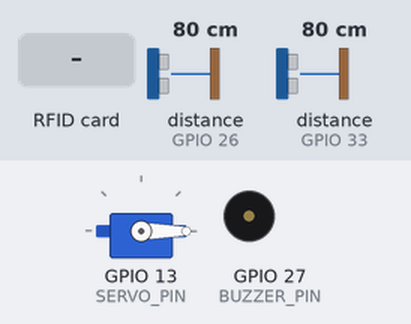
Simulated run of this sketch. Board: ESP32. Shown: servo, buzzer (waves = sounding, pin HIGH). Wiring (inferred from the names in the program): 2 × ultrasonic range finder: trigger GPIO 25, echo GPIO 26 / trigger GPIO 32, echo GPIO 33. The inputs (shaded band) are chosen by the test bench; at power-on: distance to the obstacle (sensors on GPIO 26, GPIO 33) 80 cm. The echo pulse lasts 58.3 µs per cm; pins used as bus, display or sensor lines are not drawn; what the sketch prints to the serial monitor is not drawn.

Above: at 1.3 s.
1.4 s: distance to the obstacle (sensor on GPIO 26) set to 2 cm
2.9 s: distance to the obstacle (sensor on GPIO 33) set to 2 cm
4.4 s: distance to the obstacle (sensor on GPIO 26) set to 18 cm
5.9 s: RFID card 5E 7A 19 C4 held to the reader
At 8.6 s:
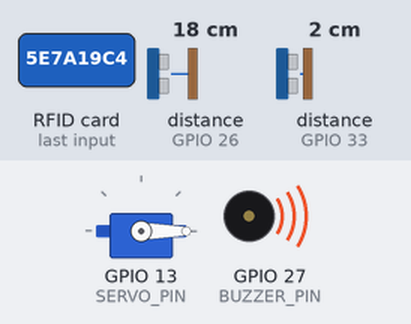
8.9 s: distance to the obstacle (sensor on GPIO 33) set to 18 cm
Timing chart, 0 to 11.9 s (numbered marks = the images above; inputs shaded):
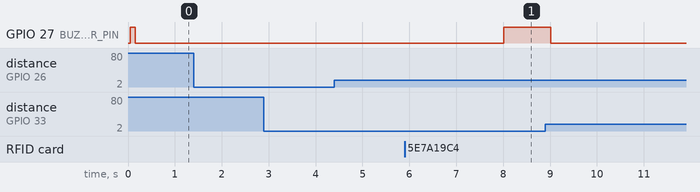

The sketch:

slave.ino
```cpp
// --- Thư viện ---
#include "SPI.h"
#include "MFRC522.h"
#include "ESP32Servo.h"
#include <string.h> // Cần cho memcpy

// --- Cấu hình UART (Giao tiếp với ESP-IN) ---
#define UART_BAUD 115200
#define RXD2 16 // Nối với TXD2 (17) của Master
#define TXD2 17 // Nối với RXD2 (16) của Master

// --- Định nghĩa gói tin UART mới ---
#define UART_COMMIT_PACKET 0xFF // Gói tin xác nhận xe đã ra
#define UART_CANCEL_PACKET 0xEE // Gói tin hủy bỏ (xe lùi/timeout)

// --- Cấu hình RC522 (Cổng Ra) ---
#define SS_PIN 5
#define RST_PIN 4
MFRC522 mfrc522(SS_PIN, RST_PIN);

// --- Cấu hình Servo (Cổng Ra) ---
#define SERVO_PIN 13
Servo barrierServo;
const int SERVO_OPEN = 90;
const int SERVO_CLOSED = 0;

// --- Cấu hình Cảm biến (Cổng Ra) ---
#define TRIG1 32 // Sensor trước barrier (S1)
#define ECHO1 33
#define TRIG2 25 // Sensor sau barrier (S2)
#define ECHO2 26

// --- Cấu hình Buzzer (Cổng Ra) ---
#define BUZZER_PIN 27

// --- Thông số ---
const int VEHICLE_THRESHOLD = 10;
const unsigned long BARRIER_TIMEOUT = 15000;
const unsigned long UART_TIMEOUT = 2000;

// --- State Machine ---
enum VehicleState {
    STATE_0_IDLE = 0,
    STATE_1_WAITING = 1,
    STATE_2_PASSING = 2,
    STATE_3_CLEARING = 3
};
VehicleState currentState = STATE_0_IDLE;
bool barrierOpen = false;
unsigned long barrierOpenTime = 0;

// --- Biến mới cho logic Commit/Cancel ---
bool exitRequestPending = false; // true nếu Master đã cho phép ra
byte lastAuthorizedUID[4] = {0, 0, 0, 0}; // Lưu UID của thẻ vừa được phép ra


// ===================================
// HÀM CHỨC NĂNG
// ===================================

void beep(int duration) {
    digitalWrite(BUZZER_PIN, HIGH);
    delay(duration);
    digitalWrite(BUZZER_PIN, LOW);
}

long getDistance(int trig, int echo) {
    digitalWrite(trig, LOW);
    delayMicroseconds(2);
    digitalWrite(trig, HIGH);
    delayMicroseconds(10);
    digitalWrite(trig, LOW);
    long duration = pulseIn(echo, HIGH, 30000);
    if (duration == 0) return 999;
    return duration / 58;
}

void openBarrier() {
    if (!barrierOpen) {
        Serial.println(">>> BARRIER OPEN (Exit) <<<");
        barrierServo.write(SERVO_OPEN);
        barrierOpen = true;
        barrierOpenTime = millis();
    }
}

void closeBarrier() {
    if (barrierOpen) {
        Serial.println("<<< BARRIER CLOSED (Exit) >>>");
        barrierServo.write(SERVO_CLOSED);
        barrierOpen = false;
        // KHÔNG reset exitRequestPending ở đây vội
    }
}

// HÀM QUAN TRỌNG NHẤT: Xử lý RFID tại Cổng Ra
void handleRFID_Exit() {
    if (mfrc522.PICC_IsNewCardPresent() && mfrc522.PICC_ReadCardSerial()) {
        byte *uid = mfrc522.uid.uidByte;
        byte size = mfrc522.uid.size;

        Serial.print("Card UID (Exit): ");
        for (byte i = 0; i < size; i++) {
            Serial.print(uid[i] < 0x10 ? " 0" : " ");
            Serial.print(uid[i], HEX);
        }
        Serial.println();

        if (currentState == STATE_1_WAITING && !exitRequestPending) {

            // ✅ XÓA BUFFER TRƯỚC KHI GỬI!
            while (Serial2.available()) {
                Serial2.read(); // Xóa dữ liệu cũ
            }
            delay(10); // Đợi một chút cho chắc

            // 1. Gửi 4 bytes UID (Yêu cầu) cho Master
            Serial.println("UART SEND (to Master): Requesting permission...");
            Serial2.write(uid, 4);
            Serial2.flush(); // ✅ Đảm bảo dữ liệu được gửi hết

            // 2. Chờ Master phản hồi (với timeout)
            unsigned long waitStart = millis();
            bool received = false;
            while (millis() - waitStart < UART_TIMEOUT) {
                if (Serial2.available()) {
                    char response = Serial2.read();
                    Serial.print("UART RECV (from Master): '");
                    Serial.print(response); Serial.println("'");

                    if (response == 'O') { // 'O' = OK
                        Serial.println("✅ ACCESS GRANTED (from Master)");
                        exitRequestPending = true;
                        memcpy(lastAuthorizedUID, uid, 4);
                        openBarrier();
                    } else if (response == 'E') { // 'E' = Error
                        Serial.println("⛔ ACCESS DENIED - Vehicle Not Inside");
                        beep(500);
                    } else if (response == 'I') { // 'I' = Invalid
                        Serial.println("⛔ ACCESS DENIED - Invalid Card");
                        beep(500);
                    }
                    received = true;
                    break;
                }
            }

            if (!received) {
                Serial.println("⛔ ERROR - Master not responding (Timeout)");
                beep(1000);
            }
        }

        mfrc522.PICC_HaltA();
        mfrc522.PCD_StopCrypto1();
        delay(300);
    }
}

VehicleState determineState(bool s1, bool s2) {
    if (!s1 && !s2) return STATE_0_IDLE;
    if (s1 && !s2) return STATE_1_WAITING;
    if (s1 && s2) return STATE_2_PASSING;
    if (!s1 && s2) return STATE_3_CLEARING;
    return STATE_0_IDLE; // Fallback
}

void handleStateTransition(VehicleState newState) {
    if (newState == currentState) return;

    Serial.print("State transition (Exit): ");
    Serial.print(currentState);
    Serial.print(" -> ");
    Serial.println(newState);

    VehicleState oldState = currentState;
    currentState = newState;

    switch (newState) {
        case STATE_0_IDLE:
            if (oldState == STATE_3_CLEARING) {
                // Xe đã ra thành công
                Serial.println("✓ Vehicle exited successfully (Exit)");
                if (exitRequestPending) {
                    // Gửi gói tin COMMIT (0xFF)
                    Serial.println("UART SEND (to Master): COMMIT packet (0xFF)");
                    Serial2.write(UART_COMMIT_PACKET);
                    Serial2.write(lastAuthorizedUID, 4);
                    exitRequestPending = false; // Hoàn thành giao dịch
                }
            } else if (oldState == STATE_1_WAITING) {
                // Xe lùi ra
                Serial.println("⚠️ Vehicle reversed - Exit cancelled");
                if (exitRequestPending) {
                    // Gửi gói tin CANCEL (0xEE)
                    Serial.println("UART SEND (to Master): CANCEL packet (0xEE)");
                    Serial2.write(UART_CANCEL_PACKET);
                    Serial2.write(lastAuthorizedUID, 4);
                    exitRequestPending = false; // Hủy giao dịch
                }
            }
            closeBarrier();
            break;

        case STATE_1_WAITING:
            Serial.println("Vehicle waiting at exit - Please scan card");
            break;

        case STATE_2_PASSING:
            Serial.println("Vehicle passing through exit barrier");
            break;

        case STATE_3_CLEARING:
            Serial.println("Vehicle clearing the exit gate");
            break;
    }
}

// ===================================
// SETUP & LOOP
// ===================================

void setup() {
    Serial.begin(115200);

    Serial2.begin(UART_BAUD, SERIAL_8N1, RXD2, TXD2);
    Serial.println("\n=== Exit Gate System (SLAVE - FIXED) ===");

    SPI.begin(18, 19, 23, SS_PIN);
    mfrc522.PCD_Init();
    Serial.println("RFID OK");

    pinMode(TRIG1, OUTPUT);
    pinMode(ECHO1, INPUT);
    pinMode(TRIG2, OUTPUT);
    pinMode(ECHO2, INPUT);
    Serial.println("Sensors OK");

    barrierServo.attach(SERVO_PIN);
    barrierServo.write(SERVO_CLOSED);
    Serial.println("Servo OK");

    pinMode(BUZZER_PIN, OUTPUT);
    digitalWrite(BUZZER_PIN, LOW);
    beep(100);
    Serial.println("Buzzer OK");

    Serial.println("System ready - Waiting for vehicles...");
}

void loop() {
    // 1. Đọc cảm biến (Cổng Ra)
    long dist1 = getDistance(TRIG1, ECHO1);
    long dist2 = getDistance(TRIG2, ECHO2);
    bool s1 = (dist1 < VEHICLE_THRESHOLD);
    bool s2 = (dist2 < VEHICLE_THRESHOLD);

    // 2. Cập nhật State Machine (Cổng Ra)
    VehicleState newState = determineState(s1, s2);
    handleStateTransition( newState);

    // 3. Xử lý RFID (Cổng Ra)
    if (currentState == STATE_1_WAITING) {
        handleRFID_Exit();
    }

    // 4. Xử lý Timeout (Cổng ra)
    if (barrierOpen && (millis() - barrierOpenTime > BARRIER_TIMEOUT)) {
        if (currentState == STATE_0_IDLE || currentState == STATE_1_WAITING) {
            Serial.println("⏱️ Barrier timeout (Exit) - Closing for safety");

            if (exitRequestPending) {
                // Xe không đi qua -> Gửi gói tin CANCEL (0xEE)
                Serial.println("UART SEND (to Master): CANCEL packet (0xEE) - Timeout");
                Serial2.write(UART_CANCEL_PACKET);
                Serial2.write(lastAuthorizedUID, 4);
                exitRequestPending = false; // Hủy giao dịch
            }
            closeBarrier();
        }
    }

    delay(100);
}
```

Measured:
- after the input at 1.4 s, every drawn part: stays the same
- after the input at 2.9 s, every drawn part: stays the same
- after the input at 4.4 s, every drawn part: stays the same
- after the input at 5.9 s, GPIO 27 (BUZZER_PIN): LOW → HIGH after 2.1 s
